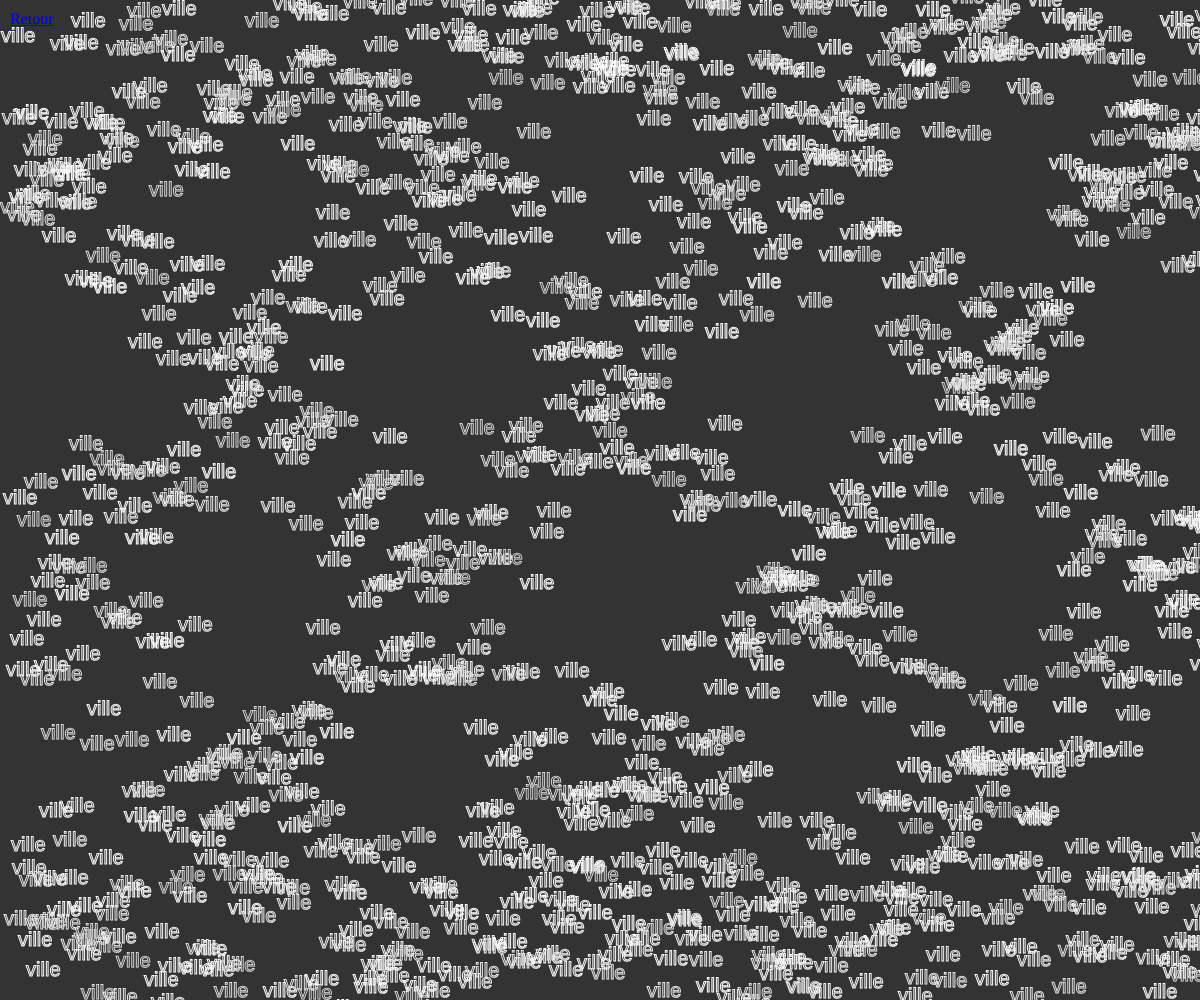
Frame 1 (no input)
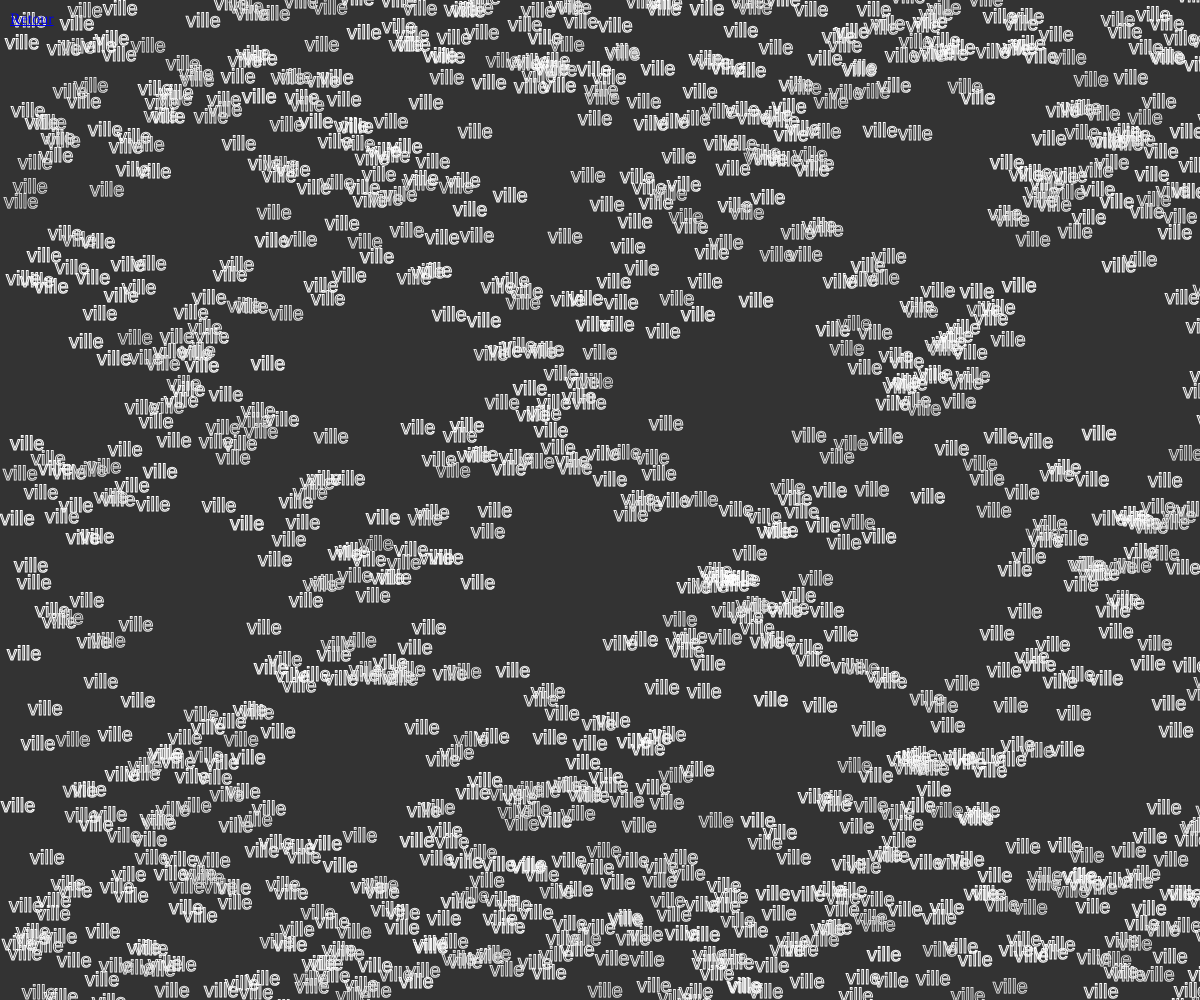
Frame 60 (no input)
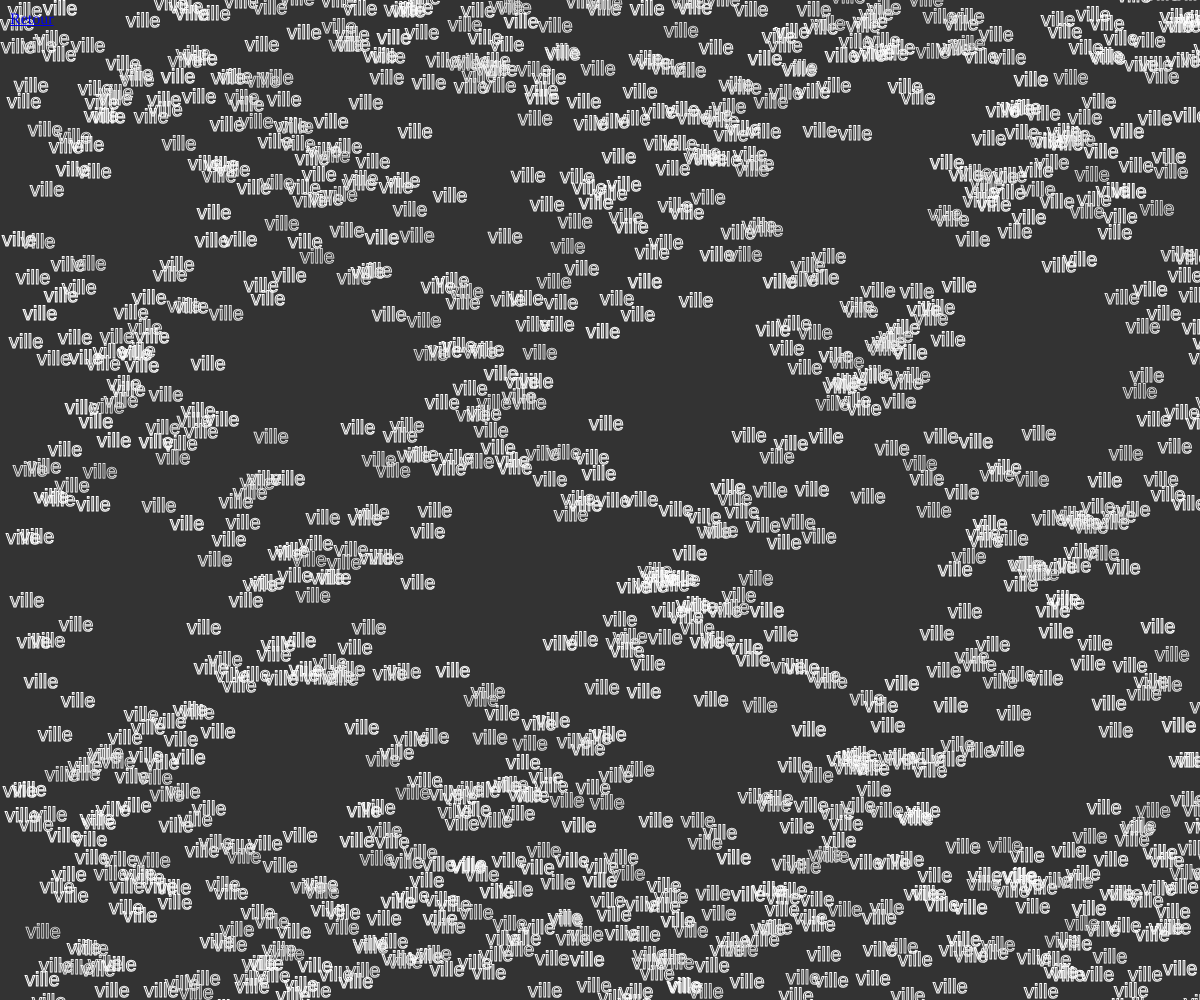
Frame 120 (the mouse pressed at the canvas centre since frame 60)

The p5.js sketch that drew these frames (run headless with seeded random() and noise() and a simulated clock; from frame 60 on, the mouse is pressed at the canvas centre):

// p5.js sketch
// ── sketch.js

let inc = 0.9;
let start = 10;

function setup() {
  createCanvas(windowWidth, windowHeight);
}

function windowResized() {resizeCanvas(windowWidth, windowHeight);}

function draw() {
  background(51);

  stroke(255);
  noFill(0);

  let xoff = start;
  for (let x = 0; x < width; x++) {
    stroke(255);
    let n = map(noise(xoff), 0, 1, -200, 200);
    let s = map(sin(xoff), -1, 1,0, windowHeight);
    let y = s + n;

    vertex(x, y);

    xoff += inc;
    
    textSize(random(19.9,20.2))
    fill (random(300), random(100))
    //fill(300,random(0,1))
    text('ville', x, y)
  }


  start += inc;

  //noLoop(); random(19.9,20.2)
}

window.onload = function() {
  // Créez le lien de retour
  var backLink = document.createElement("a"); 
  backLink.href = "../index.html"; 
  backLink.innerHTML = "Retour"; 
  backLink.style.position = "absolute";
  backLink.style.top = "10px";
  backLink.style.left = "10px";
  document.body.appendChild(backLink);
}
